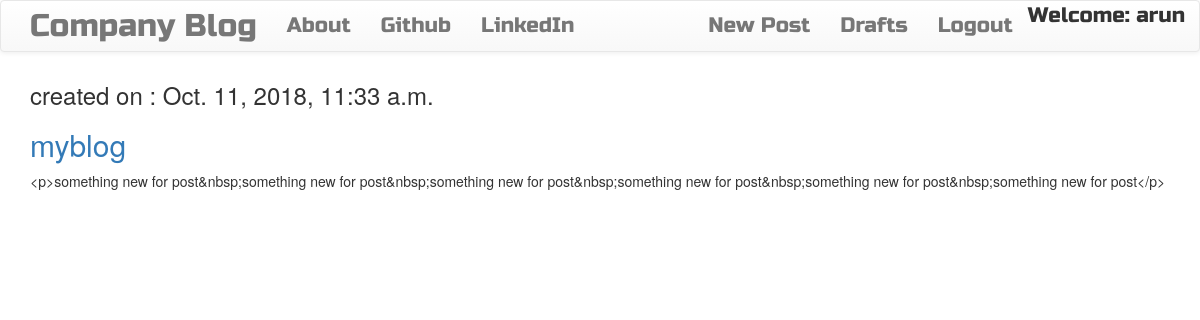
Page /drafts/ (signed in) on the committed database.
### blog/models.py (models this page shows, shortened)
class Post(models.Model):
    author = models.ForeignKey('auth.User')
    title = models.CharField(max_length=256)
    image = models.ImageField(upload_to='img/', blank=True)
    text = models.TextField()
    created_date = models.DateTimeField(default=timezone.now)
    published_date = models.DateTimeField(blank=True, null=True)

### blog/views.py (the view)
# urls.py: url(r'^drafts/$', views.PostDraftListView.as_view(), name='draft_list'),
class PostDraftListView(LoginRequiredMixin, ListView):
    login_url = '/login/'
    redirect_field_name = 'blog/post_draft_list.html'
    model = Post
    context_object_name = 'draft_post'
    template_name = 'blog/post_draft_list.html'
    def get_queryset(self):
        return Post.objects.filter(published_date__isnull=True).order_by('created_date')

### blog/templates/blog/post_draft_list.html
{% extends "blog/base.html" %}
{% block content %}
{% for post in draft_post %}
<h3>created on : {{post.created_date}}</h3>
<a href="{% url 'post_detail' pk=post.pk %}"> <h2>{{post.title}}</h2> </a>
<p>{{post.text}}</p>
{% endfor %}
{% endblock %}

### blog/templates/blog/base.html (shortened to what this page needs)
<!DOCTYPE html>
{% load staticfiles %}
<html>
    <head>
        <link rel="stylesheet" href="https://maxcdn.bootstrapcdn.com/bootstrap/3.3.7/css/bootstrap.min.css">
        <link rel="stylesheet" href="https://maxcdn.bootstrapcdn.com/bootstrap/3.3.7/css/bootstrap-theme.min.css">
        <link rel="stylesheet" href="//cdn.jsdelivr.net/medium-editor/latest/css/medium-editor.min.css" type="text/css" media="screen" charset="utf-8">
        <link rel="stylesheet" href="{% static 'css/blog.css' %}">
    <body class='loader'>
            <nav class="navbar navbar-default techfont custom-navbar">
              <div class="container">
                <ul class="nav navbar-nav">
                  <li><a class='navbar-brand bigbrand' href="{%url 'post_list' %}">Company Blog</a></li>
                  <li><a href="{% url 'about' %}">About</a></li>
                  <li><a href="https://www.github.com">Github</a></li>
                  <li><a href="https://www.linkedin.com">LinkedIn</a></li>
                </ul>
                <ul class="nav navbar-nav navbar-right">
                   {% if user.is_authenticated %}
                   <li><a href="{% url 'create' %}">New Post</a></li>
                   <li><a href="{% url 'draft_list' %}">Drafts</a></li>
                   <li><a href="{% url 'logout' %}">Logout</a></li>
                   <li>Welcome: {{user.username}}</li>
                   {% else %}
                   <li> <a href="{% url 'login' %}"><span class="glyphicon glyphicon-user"></span></a> </li>
                   {% endif %}
                </ul>
              </div>
            </nav>
            <div class="container">
              {% block content %}
              {% endblock %}
            </div>
          </body>
</html>

### blog/static/css/blog.css (style rules this page uses)
.techfont { font-family: 'Russo One', sans-serif; font-size: 1.5em; margin-bottom: 10px; }
.bigbrand { font-size: 1.5em; }
.loader { filter:hue-rotate(0deg); background-color: linear-gradient(45deg,#0f8,#08f); animation:hue 5000ms infinite linear; }

### rows in the picture
Post: created_date "Oct. 11, 2018, 11:33 a.m.", title "myblog", text "<p>something new for post&nbsp;something new for post&nbsp;something new for post&nbsp;something new for post&nbsp;something new for post&nbsp;something new for post</p>"

### other values in the picture
{{ user.username }} "arun"
